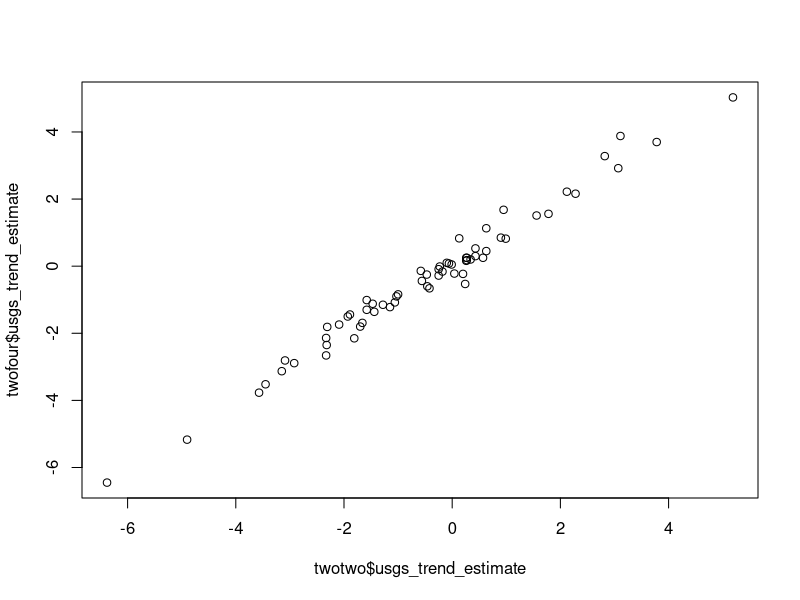

Write the R code that produced this figure.
############
#
# Testing differences between 2021/2 and 2024 regional trend calculations from the USGS
#
###########

twotwo <- read.csv("data/bbs-regional/species-list-usgs-regional-trend.csv")
twofour <- read.csv("data/bbs-regional/species-list-usgs-regional-trend-2024.csv")
#they're in the same order :)

plot(x = twotwo$usgs_trend_estimate,
     y = twofour$usgs_trend_estimate)

model <- lm(twotwo$usgs_trend_estimate ~ twofour$usgs_trend_estimate)
summary(model) #r2 is 0.97. 
